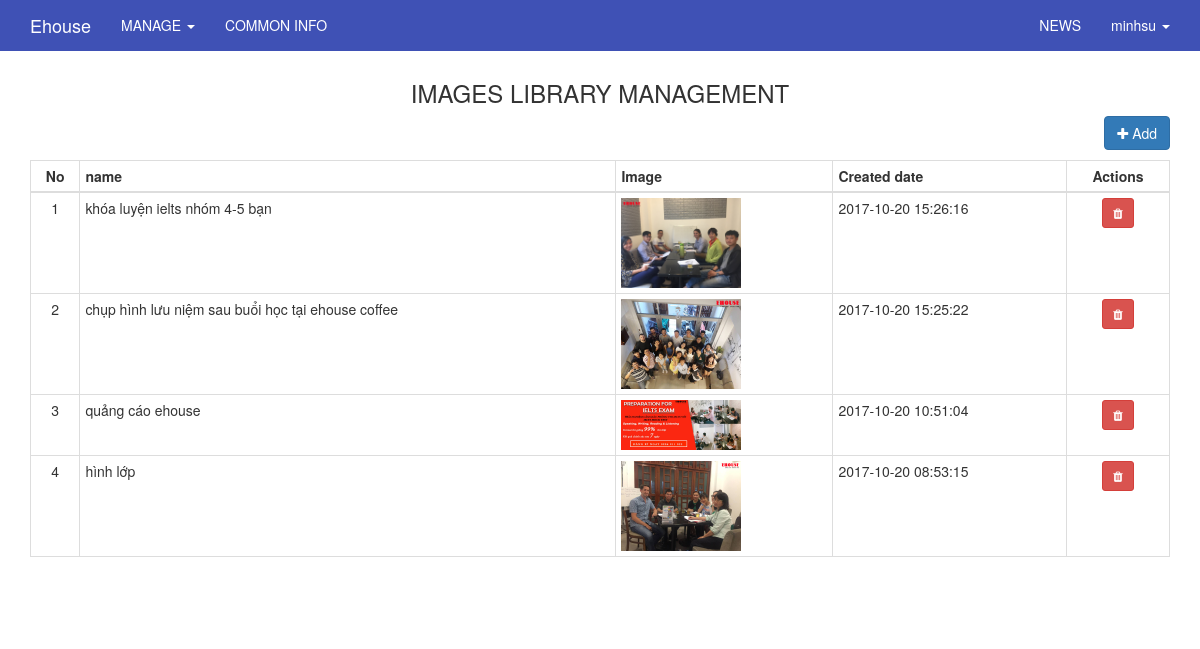
/index.php/admin/images_library (signed in), run on the app's committed database.
### tables this page shows
CREATE TABLE `users` (
  `id` int(11) UNSIGNED NOT NULL,
  `ip_address` varchar(15) NOT NULL,
  `username` varchar(100) NOT NULL,
  `password` varchar(255) NOT NULL,
  `salt` varchar(255) DEFAULT NULL,
  `email` varchar(100) NOT NULL,
  `activation_code` varchar(40) DEFAULT NULL,
  `forgotten_password_code` varchar(40) DEFAULT NULL,
  `forgotten_password_time` int(11) UNSIGNED DEFAULT NULL,
  `remember_code` varchar(40) DEFAULT NULL,
  `created_on` int(11) UNSIGNED NOT NULL,
  `last_login` int(11) UNSIGNED DEFAULT NULL,
  `active` tinyint(1) UNSIGNED DEFAULT NULL,
  `first_name` varchar(50) DEFAULT NULL,
  `last_name` varchar(50) DEFAULT NULL,
  `company` varchar(100) DEFAULT NULL,
  `birth_day` varchar(50) NOT NULL,
  `phone` varchar(20) DEFAULT NULL,
  `address` varchar(255) DEFAULT NULL,
  `profile` text,
  `modified_date` datetime DEFAULT NULL
);

CREATE TABLE `images` (
  `id` int(11) NOT NULL,
  `name` varchar(255) NOT NULL,
  `image` text NOT NULL,
  `image_link` varchar(255) NOT NULL,
  `sort` varchar(50) DEFAULT NULL,
  `description` varchar(255) DEFAULT NULL,
  `modified_date` datetime NOT NULL
);

### application/core/MY_Controller.php (called while the page is built, shortened)
<?php
class MY_Controller extends CI_Controller {
	protected function render($the_view = NULL, $template = 'master')
	{
		if($template == 'json' || $this->input->is_ajax_request())
		{
			header('Content-Type: application/json');
			echo json_encode($this->data);
		}
		else if(is_null($template))
		{
			$this->load->view($the_view, $this->data);
		}else
		{
			$this->data['the_view_content'] = (is_null($the_view)) ? '' : $this->load->view($the_view, $this->data, TRUE);
			$this->load->view('templates/' . $template . '_view', $this->data);
		}
	}
}
class Admin_Controller extends MY_Controller
{
	function __construct()
	{
		$current_user = $this->ion_auth->user()->row();
	}
	protected function render($the_view = NULL, $template = 'admin_master')
	{
		parent::render($the_view, $template);
	}
}

### application/controllers/admin/Images_library.php (called while the page is built, shortened)
<?php
class Images_library extends Admin_Controller
{
    function __construct()
    {
        parent::__construct();
    }
    public function index()
    {
        $this->data['items'] = $this->images_model->get_list();
        $this->render('admin/images_library/index_view');
    }
}

### index.php (called while the page is built, shortened)
<?php
require_once BASEPATH.'core/CodeIgniter.php';

### application/libraries/Session.php (called while the page is built, shortened)
<?php if ( ! defined('BASEPATH')) exit('No direct script access allowed');
class Session
{
    protected $sess_namespace = '';
    protected $store = array();
     private function initialize()
     {
        $prefs = array(
            'sess_cookie_name',
            'sess_expire_on_close',
            'sess_expiration',
            'sess_match_ip',
            'sess_match_useragent',
            'sess_time_to_update',
            'cookie_prefix',
            'cookie_path',
            'cookie_domain',
            'cookie_secure',
            'cookie_httponly'
        );
        if (isset($_SESSION[$this->sess_namespace]) ) {
            $this->store = $_SESSION[$this->sess_namespace];
        }
        $destroy = false;
        if (!$destroy) {
            return;
        }
    }
    public function userdata($value)
    {
        if (isset($this->store[$value])) {
            return $this->store[$value];
        } else {
            return false;
        }
    }
    public function set_userdata($data = array(), $value = '')
    {
        if (is_string($data)) {
            $data = array($data => $value);
        }
        foreach ($data as $key => $val) {
            $this->store[$key] = $val;
        }
    }
}

### application/models/Images_model.php (called while the page is built, shortened)
<?php
class Images_model extends MY_Model
{
    function __construct()
    {
        $this->table = 'images';
    }
}

### application/core/MY_Model.php (called while the page is built, shortened)
<?php if ( ! defined('BASEPATH')) exit('No direct script access allowed');
class MY_Model extends CI_Model {
    var $table = '';
    var $key = 'id';
    var $order = '';
    function get_list($input = array())
    {
        $query = $this->db->get($this->table);
        return $query->result();
    }
    protected function get_list_set_input($input = array())
    {
        if (isset($input['order'][0]) && isset($input['order'][1]))
        {
            $this->db->order_by($input['order'][0], $input['order'][1]);
        }
        else
        {
            $order = ($this->order == '') ? array($this->table.'.'.$this->key, 'desc') : $this->order;
            $this->db->order_by($order[0], $order[1]);
        }
    }
}
?>

### application/libraries/Ion_auth.php (called while the page is built, shortened)
<?php  if ( ! defined('BASEPATH')) exit('No direct script access allowed');
class Ion_auth
{
    public $_cache_user_in_group;
    public function __construct()
    {
        $this->_cache_user_in_group =& $this->ion_auth_model->_cache_user_in_group;
        $this->ion_auth_model->trigger_events('library_constructor');
    }
    public function __call($method, $arguments)
    {
        return call_user_func_array( array($this->ion_auth_model, $method), $arguments);
    }
    public function __get($var)
    {
        return get_instance()->$var;
    }
    public function logged_in()
    {
        $this->ion_auth_model->trigger_events('logged_in');
        return (bool) $this->session->userdata('identity');
    }
    public function in_group($check_group, $id=false, $check_all = false)
    {
        $this->ion_auth_model->trigger_events('in_group');
        $id || $id = $this->session->userdata('user_id');
        if (!is_array($check_group))
        {
            $check_group = array($check_group);
        }
        if (isset($this->_cache_user_in_group[$id]))
        {
            $groups_array = $this->_cache_user_in_group[$id];
        }
        else
        {
            $users_groups = $this->ion_auth_model->get_users_groups($id)->result();
            $groups_array = array();
            foreach ($users_groups as $group)
            {
                $groups_array[$group->id] = $group->name;
            }
            $this->_cache_user_in_group[$id] = $groups_array;
        }
        foreach ($check_group as $key => $value)
        {
            $groups = (is_string($value)) ? $groups_array : array_keys($groups_array);
            if (in_array($value, $groups) xor $check_all)
            {
                return !$check_all;
            }
        }
        return $check_all;
    }
}

### application/models/Ion_auth_model.php (called while the page is built, shortened)
<?php  if ( ! defined('BASEPATH')) exit('No direct script access allowed');
class Ion_auth_model extends CI_Model
{
    public $tables = array();
    public $_ion_where = array();
    public $_ion_select = array();
    public $_ion_limit = NULL;
    public $_ion_offset = NULL;
    public $_ion_order_by = NULL;
    public $_ion_order = NULL;
    protected $response = NULL;
    public function __construct()
    {
        $this->config->load('ion_auth', TRUE);
        $this->tables  = $this->config->item('tables', 'ion_auth');
    }
    public function limit($limit)
    {
        $this->_ion_limit = $limit;
        return $this;
    }
    public function where($where, $value = NULL)
    {
        if (!is_array($where))
        {
            $where = array($where => $value);
        }
        array_push($this->_ion_where, $where);
        return $this;
    }
    public function order_by($by, $order='desc')
    {
        $this->_ion_order_by = $by;
        $this->_ion_order    = $order;
        return $this;
    }
    public function row()
    {
        $row = $this->response->row();
        return $row;
    }
    public function users($groups = NULL)
    {
        if (isset($this->_ion_select) && !empty($this->_ion_select))
        {
            foreach ($this->_ion_select as $select)
            {
                $this->db->select($select);
            }
            $this->_ion_select = array();
        }
        else
        {
            $this->db->select(array(
                $this->tables['users'].'.*',
                $this->tables['users'].'.id as id',
                $this->tables['users'].'.id as user_id'
            ));
        }
        if (isset($this->_ion_where) && !empty($this->_ion_where))
        {
            foreach ($this->_ion_where as $where)
            {
                $this->db->where($where);
            }
            $this->_ion_where = array();
        }
        if (isset($this->_ion_limit) && isset($this->_ion_offset))
        {
            $this->db->limit($this->_ion_limit, $this->_ion_offset);
            $this->_ion_limit  = NULL;
            $this->_ion_offset = NULL;
        }
        else if (isset($this->_ion_limit))
        {
            $this->db->limit($this->_ion_limit);
            $this->_ion_limit  = NULL;
        }
        if (isset($this->_ion_order_by) && isset($this->_ion_order))
        {
            $this->db->order_by($this->_ion_order_by, $this->_ion_order);
            $this->_ion_order    = NULL;
            $this->_ion_order_by = NULL;
        }
        $this->response = $this->db->get($this->tables['users']);
        return $this;
    }
    public function user($id = NULL)
    {
        $id = isset($id) ? $id : $this->session->userdata('user_id');
        $this->users();
        return $this;
    }
}

### application/views/admin/images_library/index_view.php (the view, shortened to what this page needs)
<div class="container" style="margin-top:0px;">
    <div class="row">
        <div class="col-lg-12">
            <h3 class="text-center">IMAGES LIBRARY MANAGEMENT</h3>
        </div>
    </div>
    <div class="row">
        <div class="col-xs-12">
            <a href="<?php echo base_url('admin/images_library/create') ?>"><button class="btn btn-primary btn-md pull-right"><li class="fa fa-plus"></li> Add</button></a>
        </div>
    </div>
    <div class="row">
        <div class="col-lg-12" style="margin-top: 10px;">
            <?php
            echo '<table class="table table-hover table-bordered table-condensed">';
            echo '<thead>';
            echo '<tr>';
            echo '<th><div class="text-center">No</div></th>';
            echo '<th>name</th>';
            echo '<th>Image</th>';
            echo '<th>Created date</th>';
            echo '<th><div style="text-align: center">Actions</div></th>';
            echo '</tr>';
            echo '</thead>';
            echo '<tbody>';
            if(!empty($items))
            {
                foreach($items as $key => $item)
                {
                    echo '<tr>';
                    echo '<td><div class="text-center">'.($key+1).'</div></td>';
                    echo '<td>'.$item->name.'</td>';
                    echo '<td><img src="'.base_url($item->image).'" style="width: 120px;"></td>';
                    echo '<td>'.$item->modified_date.'</td>'; ?>
                    <?php
                    echo '<td><div style="text-align: center;">';
                    echo '<a href="images_library/delete/'.$item->id.'" style="color:#fff" onclick="return confirm(\'Are you sure to delete ?\')"><button class="btn btn-sm btn-danger"><li class="fa fa-trash"></li></button></a>';
                    ?>
                    <?php
                    echo '</div></td>';
                    echo '</tr>';
                }
            }
            echo '</tbody>';
            echo '</table>';
            echo '<nav><ul class="pagination">';
            echo '</ul></nav>';
            ?>
        </div>
    </div>
</div>

### application/views/templates/_parts/admin_master_header_view.php (shortened to what this page needs)
    <!DOCTYPE html>
<html>
    <head>
    </head>
<body>
<?php
if($this->ion_auth->logged_in()) {
    ?>
    <nav class="navbar navbar-inverse navbar-fixed-top">
        <div class="container">
            <div class="navbar-header">
                <a class="navbar-brand"
                   href="<?php echo base_url(); ?>" target="_new"><?php echo 'Ehouse'?></a>
            </div>
            <div id="navbar" class="collapse navbar-collapse">
                <ul class="nav navbar-nav">
                    <li class="dropdown">
                        <a href="#" class="dropdown-toggle" data-toggle="dropdown" role="button" aria-expanded="false">MANAGE <span class="caret"></span></a>
                    </li>
                    <li><?php echo anchor('admin/website/index','COMMON INFO');?></li>
                </ul>
                <ul class="nav navbar-nav navbar-right">
                    <li><?php echo anchor('admin/news/index','NEWS');?></li>
                    <li class="dropdown">
                        <a href="#" class="dropdown-toggle" data-toggle="dropdown" role="button" aria-expanded="false"><?php echo $this->ion_auth->user()->row()->username;?> <span class="caret"></span></a>
                    </li>
                </ul>
            </div>
        </div>
    </nav>
<?php
}
?>

### public/css/admin.css (style rules this page uses)
.navbar-inverse { background-color: #3F51B5; border-color: #3F51B5; border-radius: inherit; }
.navbar-inverse .navbar-nav>li>a { color: white; }
.navbar-inverse .navbar-brand { color: white; }

### data on the page
users: id+username "minhsu"
images: name "khóa luyện ielts nhóm 4-5 bạn", image (picture), modified_date "2017-10-20 15:26:16"
images: name "chụp hình lưu niệm sau buổi học tại ehouse coffee", image (picture), modified_date "2017-10-20 15:25:22"
images: name "quảng cáo ehouse", image (picture), modified_date "2017-10-20 10:51:04"
images: name "hình lớp", image (picture), modified_date "2017-10-20 08:53:15"

### other printed values
anchor('admin/website/index','COMMON INFO') "COMMON INFO"
anchor('admin/news/index','NEWS') "NEWS"
